Frame 1 (no input): blank canvas, image omitted
Frame 60 (no input): blank canvas, image omitted
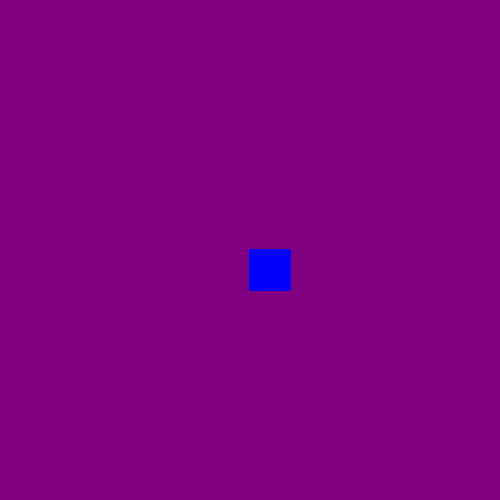
Frame 120 (the mouse pressed at the canvas centre since frame 60)

The p5.js sketch whose frames 1 and 60 were blank and that drew this single picture after the mouse press (run headless with seeded random() and noise() and a simulated clock; from frame 60 on, the mouse is pressed at the canvas centre):

// p5.js sketch
// ── sketch.js
function setup() {
  createCanvas(500, 500);
  background("purple");
}

function draw() {
 stroke("blue")                     
  fill("blue");  
  
  
  if(mouseIsPressed) 
  rect(mouseX,mouseY,40,40);
}
